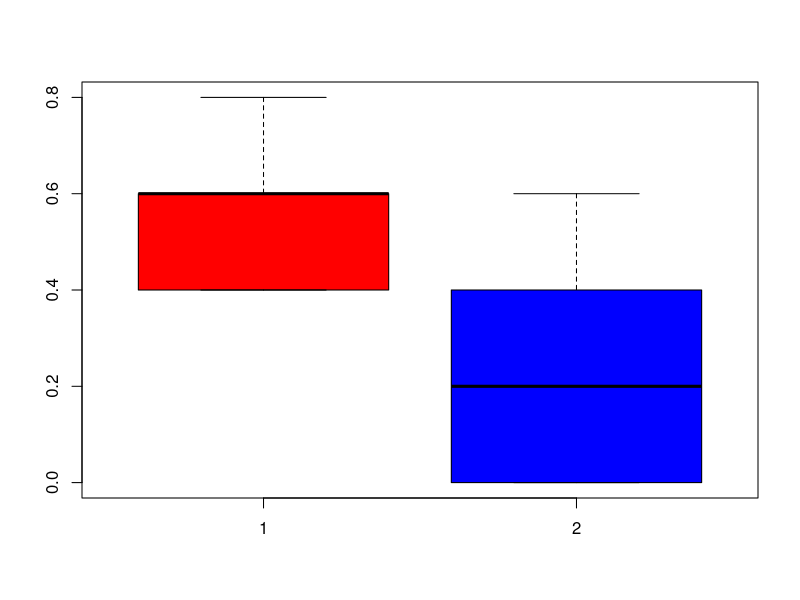

This chart was generated by the following R code: (Note: this script raises an error after producing the figure.)
###############################################################
# Class-work by  Chapado, L.; Marin, F.R; Moreno, V.;Paso, P. 
###############################################################
# B''H
# Loading needed packages-

library(randomForest)

################################################################################
## Functions for Error Rate, Brier Score and AUC
################################################################################

# 1st.- Error Rate function
###############################

ErrRate = function ( obs, pred )
{
  ## Same length
  if ( length(obs) != length(pred) )
  { stop ( "Los vectores deben tener la misma longitud" ) }

  ## Table
  tt = table( obs, pred )

  ## Proportion of good and bad classifications
  accuracy = sum ( as.character(obs) == as.character(pred) )

  accuracy = accuracy / sum(tt)

  err.rate = 1 - accuracy

  list( accuracy = accuracy, err.rate = err.rate )
}

########################################################################################################
# 1.- Generating raw data (random data) for genes (gen = col) and patients (pat = row), being pt << gn,
# and two  factors ( healthy vs sick): [ gn = 1000; pt = 50; Condition = h (healthy), s (sick)]. 
# Data are expressed as RQ (Relative Quantification)

# Seeting seed. Bulk data as a data.frame. Data randomly generated bu ussing a norm funct
set.seed(1)

# pt=number of patients=30.
# gn=number of genes=300.
# mean = 1 as RQ; RQ = 1 means no change in mRNA expression.
# sd = 0.5, arbitrary.
################################################################################

pat = 50  ## sample size
gen = 1000  ## predictor variables (independent variables)
h = "healthy"
s= "sick"

## Generating the variable of response (dependente variable)### Randomly generated
# notice the use of sample

category = sample (factor( c ( rep (h, pat/2) , rep (s, pat/2) ) ))

#explicit print to follow the work-flow
print (category)

## Generating an empty matrix, matrix order: pat x gen.
response_mat = matrix ( NA, pat, gen )

#explicit print to follow the work-flow
print (response_mat)

# loop to generate random data under N(1, 0.5) conditions
for ( i in 1:gen ) response_mat[ , i ] = rnorm( pat, mean=1, sd=0.5 )  

# data as data.frame due to non-numerical information is attached.
clin_Condtn = data.frame ( response_mat, category )  

#explicit print to follow the work-flow
head (clin_Condtn)


################################################################################################
# 1.- WRONG DRAWING: 1st p_values + 2nd Cross-Validation + 3rd RandomForest # The bias way
#################################################################################################

## 1st- Selection of best predictor values (lower p-values)
## Generating an empty vector
p_val = rep ( NA, gen )

#explicit print to follow the work-flow
print (p_val)

# loop to generate p_values from t.test
for ( i in 1:gen ) p_val[i] = t.test ( response_mat [ , i ] ~ category )$p.value

##Top predictor index (Question: How does the number of selected p-values affect? )
# Intuitively as better are the selected/used stronger is the bias effect (Any math to prove it?)
ind.best.all = order(p_val) [1:10]

#explicit print to follow the work-flow
print (ind.best.all)


##############################
#2nd- Cross-Validation + 3rd RandomForest
# 10-fold CV
n.cv = 10

## Generating an empty matrix to collect errors
error_by_bias = rep ( NA, n.cv )

#explicit print to follow the work-flow
print (error_by_bias)

## Generating an empty vector which contains the group (fold) for each observation
groups = sample ( rep ( 1:n.cv, length=pat ) )

#explicit print to follow the work-flow
print (groups)

## loop for Cross-Validation
for ( ind.cv in 1:n.cv )
{
    ## Generating datasets for training and testing in this fold
    ## Only the 10 best predictors are selected: cv.train[ , ind.best.all ]
    ## gen+1 is category but as no name was given to col, this is the way to call it
    cv.train = clin_Condtn [ groups != ind.cv , c(ind.best.all,gen+1) ]
    cv.test  = clin_Condtn [ groups == ind.cv , c(ind.best.all,gen+1) ]

    ## The classifier is built with randomforest function
    class.rf <- randomForest ( category ~ .  ,  data=cv.train )## "." means against all

    ## Prediction with non-used data (testing)
    class.pred.test = predict ( class.rf , newdata=cv.test  )
    
    ## Error Rate
    error_by_bias [ind.cv] = ErrRate ( cv.test$category, class.pred.test )$err.rate
}

#explicit print to follow the work-flow
head (cv.train)
head (cv.test)
print (class.rf)
print (class.pred.test)
print (error_by_bias)



## Average of Error Rate by bias way
mean(error_by_bias)


####################FALTA REVISAR DESDE AQUI################################
##################################################################################################
# 2.- RIGTH SECUENCE: 1st Cross-Validation + 2nd p_values + 3rd RandomForest # The true way
##################################################################################################

## 10-fold CV
n.cv = 10


## Generating an empty matrix to collect errors
feten_way_error = rep( NA, n.cv )


## Generating an empty vector which contains the group (fold) for each observation
groups = sample ( rep ( 1:n.cv, length=pat ) )

## loop for Cross-Validation
for ( ind.cv in 1:n.cv )
{
    ## Generating datasets for training and testing in this fold
    ## All variables are used
    cv.train = clin_Condtn [ groups != ind.cv , ]
    cv.test  = clin_Condtn [ groups == ind.cv , ]

    ## Selection of top predictors in training fold
    p_val = rep ( NA, gen )
    for ( i in 1:gen ) p_val[i] = t.test( cv.train [ , i ] ~ cv.train$category )$p.value
    ind.best.fold = order(p_val) [1:10]  ## Top ten


    ## The classifier is built with randomforest function
    class.rf <- randomForest ( (category) ~ .  ,  data=cv.train[ , c ( ind.best.fold, gen+1 ) ] )

    ## Prediction with non-used data (testing)
    class.pred.test = predict ( class.rf , newdata=cv.test  )

    ## Error Rate
    feten_way_error [ind.cv] = ErrRate ( cv.test$category, class.pred.test )$err.rate


}

print (feten_way_error)
## Average of Error Rate by feten way
mean( feten_way_error)


###################################################################################
### Does matter the sequence we use?

# First principle in science: Don't belive what you don't see:
boxplot(feten_way_error, error_by_bias, col=c("red", "blue"))

# Second principle: Is it true what you see?
t.test(feten_way_error, error_by_bias, paired = F)


#########################################################################

# the brier score
brier.score <- function(observedMatrix, predictedMatrix)
{
  sum((observedMatrix - predictedMatrix) ^ 2) / nrow(predictedMatrix)
}

# the classification accuracy
CA <- function(observed, predicted)
{
  t <- table(observed, predicted)
  
  sum(diag(t)) / sum(t)
}

#AUC
# AUC for the example

library(pROC)
auc(predictions$survived, predictions$pred)
